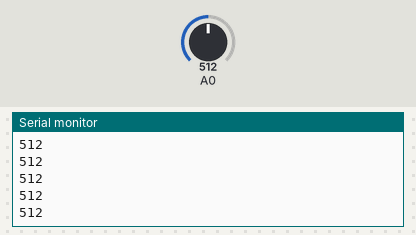
A sketch run on a simulated Arduino Uno, built with avr-gcc and run on an emulated ATmega328P. On the bench: the last lines printed to the serial monitor. Inputs (shaded band) come from the test bench; at power-on: A0 = 512.

Above: at 1.2 s.
1.3 s: A0 set to 716
At 2.1 s:
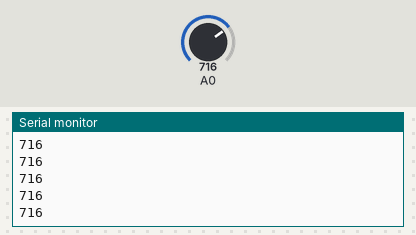
2.8 s: A0 set to 900
At 3.9 s:
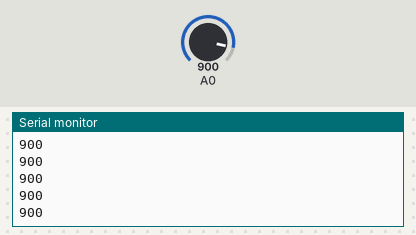
Timing chart, 0 to 5.8 s (numbered marks = the images above; inputs shaded):
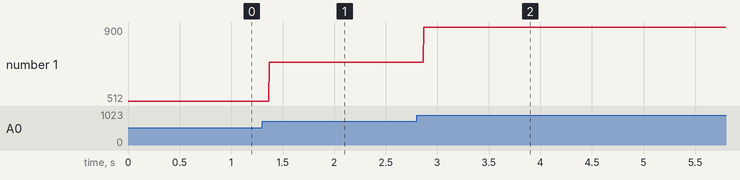

The sketch:

sketch_mar05a.ino
```cpp
float voltage = 0.0;
int sensorValue = 0;

void setup() {
  // put your setup code here, to run once:
  Serial.begin(9600);
}

void loop() {
  // put your main code here, to run repeatedly:
  sensorValue = analogRead(A0);
  Serial.println(String(sensorValue));
}
```

Measured:
- after the input at 1.3 s, the serial monitor: prints a new line after 0.07 s (image 1)
- after the input at 2.8 s, the serial monitor: prints a new line after 0.07 s (image 2)
- plotted number 1: 512 → 716 after the input at 1.3 s, 716 → 900 after the input at 2.8 s
